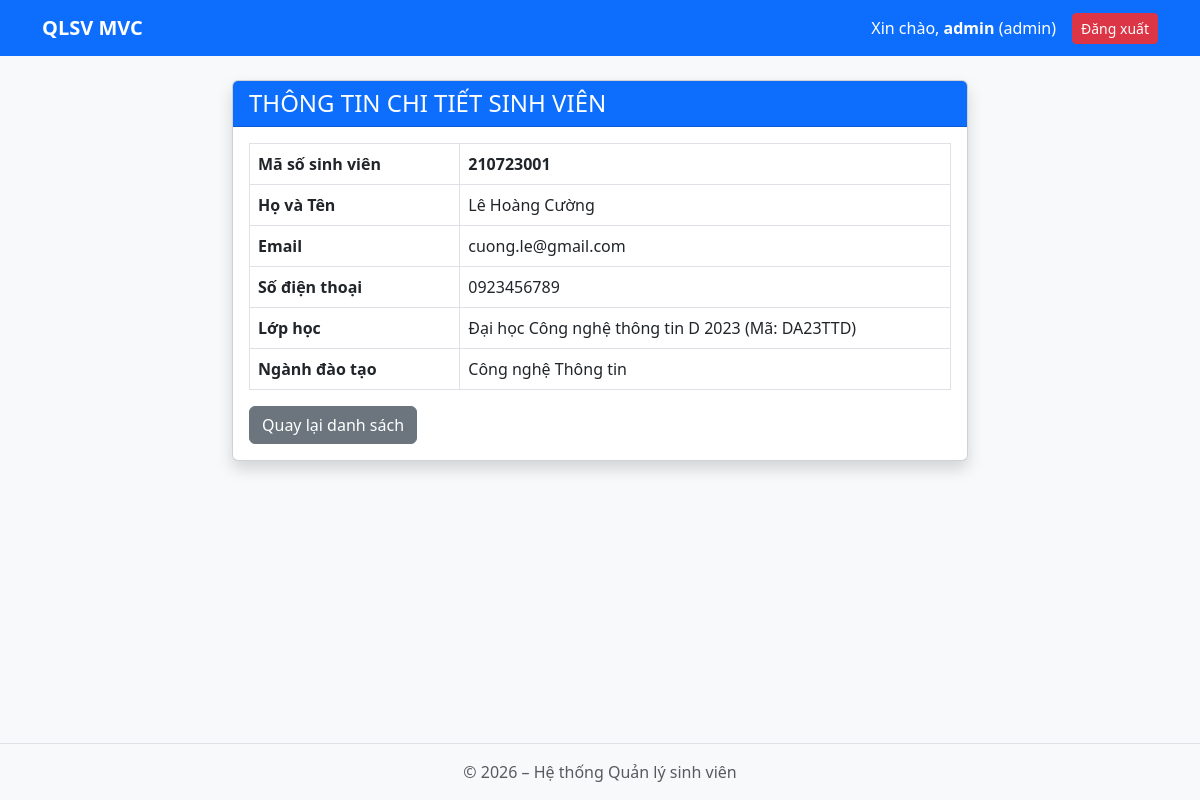
The app's page /index.php?action=student-detail&id=210723001 (signed in) with its own data.
### tables this page shows
CREATE TABLE IF NOT EXISTS `students` (
  `student_id` VARCHAR(9) NOT NULL PRIMARY KEY,
  `fullname` VARCHAR(100) NOT NULL,
  `email` VARCHAR(100) NOT NULL,
  `phone` VARCHAR(15) NOT NULL,
  `class_code` VARCHAR(15) NOT NULL,
  CONSTRAINT `fk_students_classes` FOREIGN KEY (`class_code`) REFERENCES `classes` (`class_code`) ON DELETE CASCADE ON UPDATE CASCADE
);

CREATE TABLE IF NOT EXISTS `classes` (
  `class_code` VARCHAR(15) NOT NULL PRIMARY KEY,
  `class_name` VARCHAR(100) NOT NULL,
  `major_code` VARCHAR(5) NOT NULL,
  CONSTRAINT `fk_classes_majors` FOREIGN KEY (`major_code`) REFERENCES `majors` (`major_code`) ON DELETE CASCADE ON UPDATE CASCADE
);

CREATE TABLE IF NOT EXISTS `majors` (
  `major_code` VARCHAR(5) NOT NULL PRIMARY KEY,
  `major_name` VARCHAR(100) NOT NULL
);

### app/controllers/StudentController.php (called while the page is built, shortened)
<?php
require_once __DIR__ . '/../models/StudentModel.php';
class StudentController {
    private $studentModel;
    public function __construct() {
        $this->db = new DataBase();
        $this->studentModel = new StudentModel($this->db);
    }
    public function detail($id) {
        $student = $this->studentModel->findById($id);
        require_once __DIR__ . '/../views/students/detail.php';
    }
}

### public/index.php (called while the page is built, shortened)
<?php
$router = new Router();
$router->dispatch();
?>

### app/models/StudentModel.php (called while the page is built, shortened)
<?php
class StudentModel {
    private $db;
    public function __construct(DataBase $db, $id = null, $fullname = '', $email = '', $phone = '', $class_code = '') {
        $this->db = $db;
        $this->student_id = $id;
        $this->fullname = $fullname;
        $this->email = $email;
        $this->phone = $phone;
        $this->class_code = $class_code;
    }
    public function findById($id) {
        $pdo = $this->db->getConnection();
        $sql = "SELECT s.*, c.class_name, m.major_name
                FROM students s
                JOIN classes c ON s.class_code = c.class_code
                JOIN majors m ON c.major_code = m.major_code
                WHERE s.student_id = :id LIMIT 1";
        $stmt = $pdo->prepare($sql);
        $stmt->bindValue(':id', $id, PDO::PARAM_STR);
        $stmt->execute();
        $row = $stmt->fetch();
        $st = new StudentModel($this->db, $row['student_id'], $row['fullname'], $row['email'], $row['phone'], $row['class_code']);
        $st->class_name = $row['class_name'];
        $st->major_name = $row['major_name'];
        return $st;
    }
}

### app/views/students/detail.php (the view)
<?php require_once __DIR__ . '/../layouts/header.php'; ?>
<div class="col-md-8 offset-md-2">
    <div class="card shadow">
        <div class="card-header bg-primary text-white">
            <h4 class="mb-0">THÔNG TIN CHI TIẾT SINH VIÊN</h4>
        </div>
        <div class="card-body">
            <table class="table table-bordered">
                <tr>
                    <th width="30%">Mã số sinh viên</th>
                    <td><strong><?= htmlspecialchars($student->student_id) ?></strong></td>
                </tr>
                <tr>
                    <th>Họ và Tên</th>
                    <td><?= htmlspecialchars($student->fullname) ?></td>
                </tr>
                <tr>
                    <th>Email</th>
                    <td><?= htmlspecialchars($student->email) ?></td>
                </tr>
                <tr>
                    <th>Số điện thoại</th>
                    <td><?= htmlspecialchars($student->phone) ?></td>
                </tr>
                <tr>
                    <th>Lớp học</th>
                    <td><?= htmlspecialchars($student->class_name) ?> (Mã: <?= htmlspecialchars($student->class_code) ?>)</td>
                </tr>
                <tr>
                    <th>Ngành đào tạo</th>
                    <td><?= htmlspecialchars($student->major_name) ?></td>
                </tr>
            </table>
            <a href="index.php?action=students&class_code=<?= $student->class_code ?>" class="btn btn-secondary">Quay lại danh sách</a>
        </div>
    </div>
</div>
<?php require_once __DIR__ . '/../layouts/footer.php'; ?>

### public/css/style.css (style rules this page uses)
body { background-color: #f8f9fa; padding-bottom: 70px; }
.table th { vertical-align: middle; }

### records on screen
students: student_id "210723001", fullname "Lê Hoàng Cường", email "cuong.le@gmail.com", phone "0923456789", class_code.class_name "Đại học Công nghệ thông tin D 2023", class_code "DA23TTD", majors.major_name "Công nghệ Thông tin"

### other values on screen
$_SESSION['user']['username'] "admin"
$_SESSION['user']['role'] "admin"
